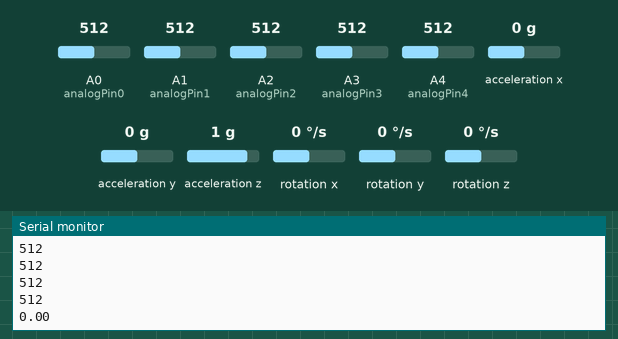
Bench run of a sketch on a simulated Arduino Uno, built with avr-gcc and run on an emulated ATmega328P. On the bench: the last lines printed to the serial monitor. The test bench sets the inputs (shaded band); at power-on: acceleration x 0 g, A0 (analogPin0) = 512, A1 (analogPin1) = 512, A2 (analogPin2) = 512, A3 (analogPin3) = 512, A4 (analogPin4) = 512, acceleration y 0 g, acceleration z 1 g, rotation x 0 °/s, rotation y 0 °/s, rotation z 0 °/s.

Above: at 1.2 s.
1.3 s: acceleration x set to -1.4 g
At 1.8 s:
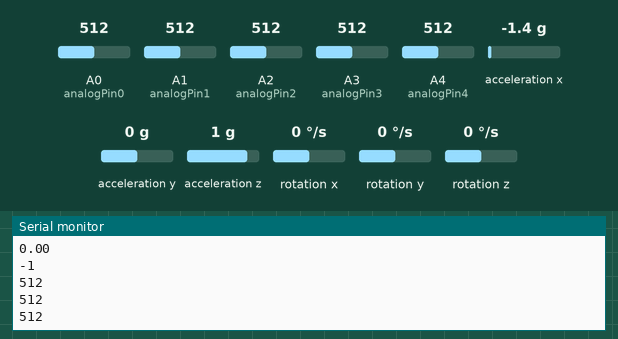
2.8 s: A0 (analogPin0) set to 716
At 3.3 s:
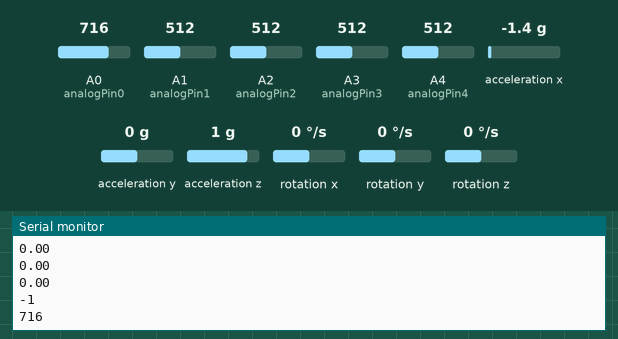
4.3 s: A1 (analogPin1) set to 306
At 4.9 s:
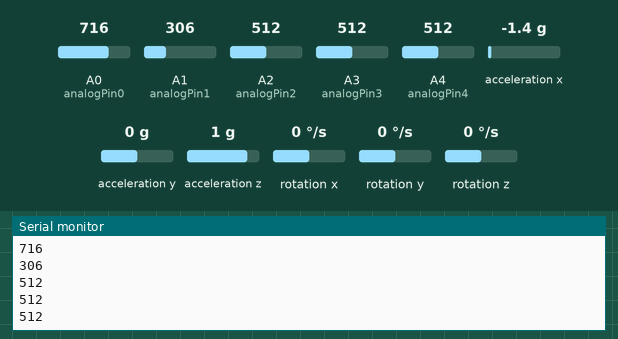
5.8 s: A2 (analogPin2) set to 716
At 6.3 s:
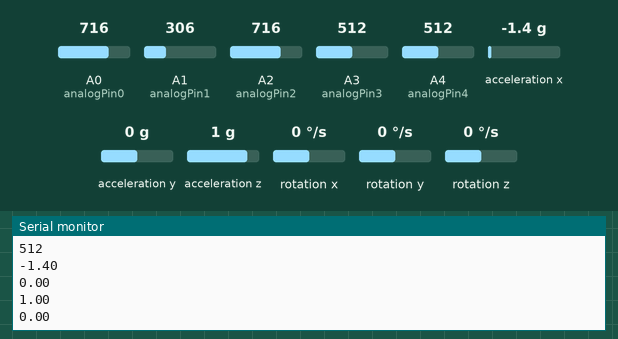
7.3 s: A3 (analogPin3) set to 992
At 8.4 s:
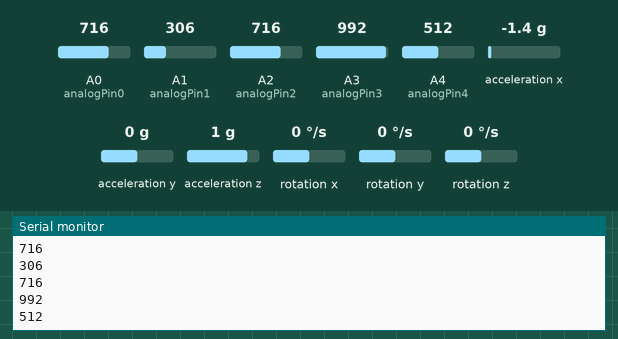
8.8 s: A4 (analogPin4) set to 30
At 9.6 s:
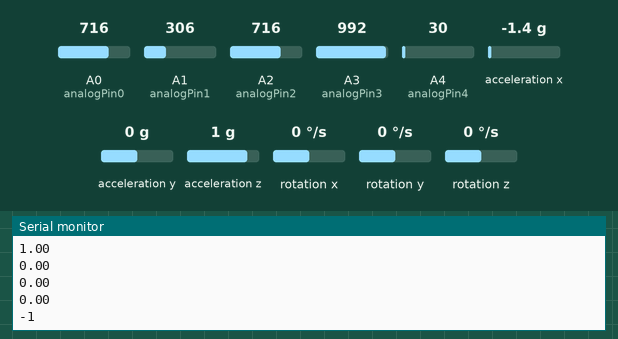
Timing chart, 0 to 11.3 s (numbered marks = the images above; inputs shaded):
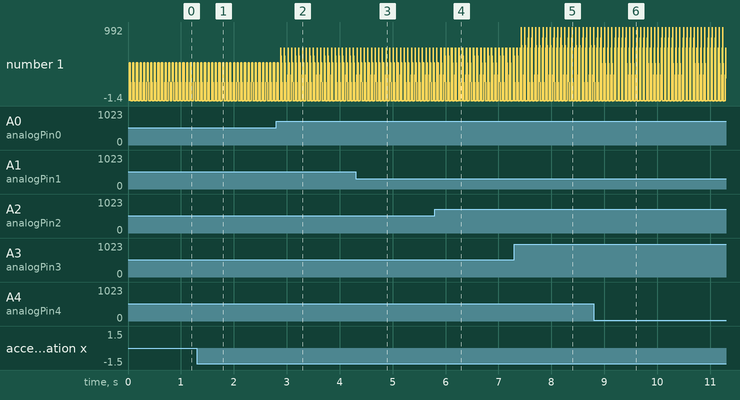

Measured:
- after the input at 1.3 s, the serial monitor: prints a new line after 0.10 s (image 1)
- after the input at 2.8 s, the serial monitor: prints a new line after 0.09 s (image 2)
- after the input at 4.3 s, the serial monitor: prints a new line after 0.10 s (image 3)
- after the input at 7.3 s, the serial monitor: prints a new line after 0.13 s (image 5)
- after the input at 8.8 s, the serial monitor: prints a new line after 0.15 s (image 6)

The sketch:

Resistance_IMU_button.ino
```cpp
//This script reads IMU and resistance data
//Data transmitted through type C cable
#include <LSM6DS3.h>
#include <Wire.h>
#include <MadgwickAHRS.h>
Madgwick filter;
LSM6DS3 myIMU(I2C_MODE, 0x6A);
float ax, ay, az, gx, gy, gz;
float roll, pitch, heading;
int a=0;
int analogPin0 = 0;
int analogPin1 = 1;
int analogPin2 = 2;
int analogPin3 = 3;
int analogPin4 = 4;
int raw0 = 0;
int raw1 = 1;
int raw2 = 2;
int raw3 = 3;
int raw4 = 4;
void setup() {
  Serial.begin(9600);
  pinMode(6,INPUT);
  //pinMode(3,OUTPUT);
  // while (!Serial);
  //Call .begin() to configure the IMUs
  if (myIMU.begin() != 0) {
    Serial.println("Device error");
  } else {
    Serial.println("aX,aY,aZ,gX,gY,gZ");
  }
  filter.begin(25);
}

void loop() {
  // int i=digitalRead(6);
  // if (a==0){
  //   // if (i==HIGH){
  //   //   delay(50);
  //     while (1) {

      raw0 = analogRead(analogPin0);
      raw1 = analogRead(analogPin1);
      raw2 = analogRead(analogPin2);
      raw3 = analogRead(analogPin3);
      raw4 = analogRead(analogPin4);
      Serial.println(-1);
      Serial.println(raw0);
      Serial.println(raw1);
      Serial.println(raw2);
      Serial.println(raw3);
      Serial.println(raw4);
      ax = myIMU.readFloatAccelX();
      ay = myIMU.readFloatAccelY();
      az = myIMU.readFloatAccelZ();
      gx = myIMU.readFloatGyroX();
      gy = myIMU.readFloatGyroY();
      gz = myIMU.readFloatGyroZ();
      Serial.println(ax);
      Serial.println(ay);
      Serial.println(az);
      Serial.println(gx);
      Serial.println(gy);
      Serial.println(gz);
      delay(9.5);
      // i=digitalRead(6);
      // if (i==HIGH) {
      //   break;
      //   }
      // }
      a++;

  //   }
  // }
  // else
  // if(a==1){
  //   if(i==HIGH){
  //     delay(50);
  //     a--;
  //   }
  // }
}
```
